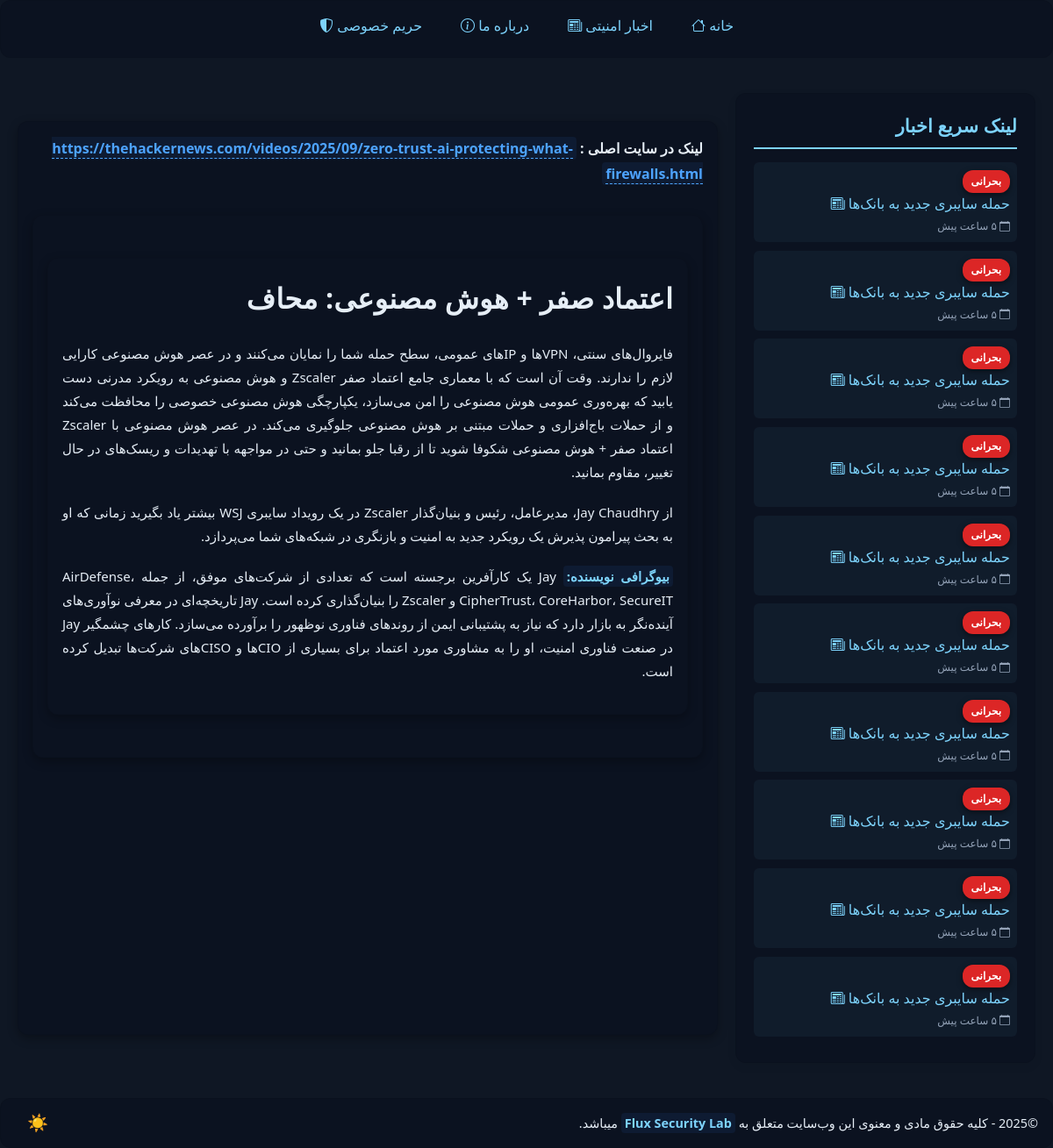
/news/30/, run on the app's committed database.
### main/models.py (models this page shows, shortened)
class News(models.Model):
    url = models.CharField(max_length=200)
    content = models.TextField()
    is_translated = models.BooleanField(default=False)
    is_trend = models.BooleanField(default=False)
    is_critical = models.BooleanField(default=False)
    date_added = models.DateField(auto_now_add=True)

### main/views.py (the view)
# urls.py: path('news/<int:pk>/', NewsDetailView.as_view(), name='news_detail'),
class NewsDetailView(DetailView):
    model = News
    template_name = 'news_detail.html'

### main/templates/news_detail.html (shortened to what this page needs)
{% extends 'base.html' %}
{% block content %}
<b>
    لینک در سایت اصلی : <strong><a href={{ news.url  }}> {{ news.url }} </a></strong>
</b>
<main>
    {{ news.content|safe }}
</main>
{% endblock content %}

### static/css/style.css (style rules this page uses)
:root { --bg: #f5f7fa; --card: #ffffff; --text: #1f2937; --muted: #6b7280; --accent: #3b82f6; --danger: #ef4444; --glass: rgba(0, 0, 0, 0.04); --code-bg: rgba(0, 0, 0, 0.03); --radius: 12px; --sans: "Vazir", system-ui, -apple-system, "Segoe UI", Roboto, "Helvetica Neue", Arial; --mono: ui-monospace, SFMono-Regular, Menlo, Monaco, "Roboto Mono", "Courier New", monospace; }
[data-theme="dark"] { --bg: #0f1724; --card: #0b1220; --accent: #7dd3fc; --muted: #94a3b8; --text: #e6eef6; }
body { font-family: var(--sans); margin: 0; padding: 0; background: var(--bg); color: var(--text); line-height: 1.6; -webkit-font-smoothing: antialiased; -moz-osx-font-smoothing: grayscale; height: 100%; display: flex; flex-direction: column; }
main { max-width: 900px; margin: 2rem auto; padding: 2rem; background: #1e1e2f; border-radius: 16px; box-shadow: 0 4px 12px rgba(0, 0, 0, 0.3); color: #eaeaea; line-height: 1.8; }
main p { margin-bottom: 1.2rem; text-align: justify; }
main a { color: #4da3ff; text-decoration: none; border-bottom: 1px dashed #4da3ff; transition: color 0.3s, border-color 0.3s; }
h1, h2, h3, h4, h5, h6 { margin-top: 0; color: var(--text); letter-spacing: 0.2px; }
h1 { font-size: 2rem; }
p { margin: 1em 0; color: var(--text); font-size: 15px; }
a { color: var(--accent); text-decoration: none; }
header, footer, article, aside, main, section, details, blockquote { padding: 1em; border-radius: var(--radius); background: var(--card); border: 1px solid rgba(0, 0, 0, 0.08); color: var(--text); }
strong { color: var(--accent); font-weight: 700; background: rgba(59, 130, 246, 0.08); padding: 2px 4px; border-radius: 4px; }

### data on the page
News: url "https://thehackernews.com/videos/2025/09/zero-trust-ai-protecting-what-firewalls.html", content "فایروال‌های سنتی، VPNها و IPهای عمومی، سطح حمله شما را نمایان می‌کنند و در عصر هوش مصنوعی کارایی لازم را ندارند. وقت آن است که با معماری جامع اعتماد صفر Zscaler و هوش مصنوعی به رویکرد مدرنی دست یابید که بهره‌وری عمومی هوش مصنوعی را امن می‌سازد، یکپارچگی هوش مصنوعی خصوصی را محافظت می‌کند و از حملات باج‌افزاری و حملات مبتنی بر هوش مصنوعی جلوگیری می‌کند. در عصر هوش مصنوعی با Zscaler اعتماد صفر + هوش مصنوعی شکوفا شوید تا از رقبا جلو بمانید و حتی در مواجهه با تهدیدات و ریسک‌های در حال تغییر، مقاوم بمانید. از Jay Chaudhry، مدیرعامل، رئیس و بنیان‌گذار Zscaler در یک رویداد سایبری WSJ بیشتر یاد بگیرید زمانی که او به بحث پیرامون پذیرش یک رویکرد جدید به امنیت و بازنگری در شبکه‌های شما می‌پردازد.…"
